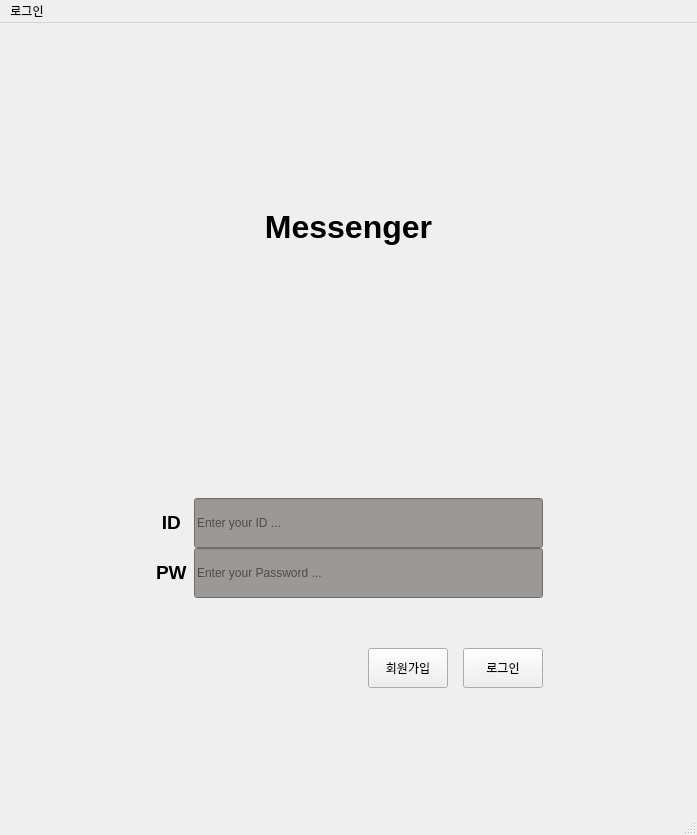
<?xml version="1.0" encoding="UTF-8"?>
<ui version="4.0">
 <class>LoginWindow</class>
 <widget class="QMainWindow" name="LoginWindow">
  <property name="geometry">
   <rect>
    <x>0</x>
    <y>0</y>
    <width>697</width>
    <height>835</height>
   </rect>
  </property>
  <property name="windowTitle">
   <string>MainWindow</string>
  </property>
  <widget class="QWidget" name="centralwidget">
   <layout class="QGridLayout" name="gridLayout_2">
    <item row="0" column="0">
     <layout class="QGridLayout" name="gridLayout_3">
      <property name="leftMargin">
       <number>120</number>
      </property>
      <property name="topMargin">
       <number>10</number>
      </property>
      <property name="rightMargin">
       <number>120</number>
      </property>
      <property name="bottomMargin">
       <number>10</number>
      </property>
      <property name="verticalSpacing">
       <number>10</number>
      </property>
      <item row="1" column="0">
       <layout class="QVBoxLayout" name="verticalLayout_4">
        <property name="leftMargin">
         <number>25</number>
        </property>
        <property name="topMargin">
         <number>25</number>
        </property>
        <property name="rightMargin">
         <number>25</number>
        </property>
        <property name="bottomMargin">
         <number>25</number>
        </property>
        <item>
         <layout class="QHBoxLayout" name="horizontalLayout_8">
          <property name="topMargin">
           <number>50</number>
          </property>
          <item>
           <widget class="QLabel" name="label_ID">
            <property name="sizePolicy">
             <sizepolicy hsizetype="Fixed" vsizetype="Fixed">
              <horstretch>0</horstretch>
              <verstretch>0</verstretch>
             </sizepolicy>
            </property>
            <property name="maximumSize">
             <size>
              <width>40</width>
              <height>16777215</height>
             </size>
            </property>
            <property name="text">
             <string>&lt;html&gt;&lt;head/&gt;&lt;body&gt;&lt;p align=&quot;center&quot;&gt;&lt;span style=&quot; font-size:14pt; font-weight:700;&quot;&gt;ID &lt;/span&gt;&lt;/p&gt;&lt;/body&gt;&lt;/html&gt;</string>
            </property>
           </widget>
          </item>
          <item>
           <widget class="QLineEdit" name="lineEdit_ID">
            <property name="sizePolicy">
             <sizepolicy hsizetype="Preferred" vsizetype="Fixed">
              <horstretch>0</horstretch>
              <verstretch>0</verstretch>
             </sizepolicy>
            </property>
            <property name="minimumSize">
             <size>
              <width>230</width>
              <height>50</height>
             </size>
            </property>
            <property name="maximumSize">
             <size>
              <width>400</width>
              <height>50</height>
             </size>
            </property>
            <property name="styleSheet">
             <string notr="true">QLineEdit {
    background-color: rgb(154, 153, 150);  /* 회색 배경 */
    color: black;                        /* 검은색 텍스트 */
}
</string>
            </property>
            <property name="placeholderText">
             <string>Enter your ID ...</string>
            </property>
           </widget>
          </item>
         </layout>
        </item>
        <item>
         <layout class="QHBoxLayout" name="horizontalLayout_6">
          <property name="topMargin">
           <number>0</number>
          </property>
          <property name="bottomMargin">
           <number>50</number>
          </property>
          <item>
           <widget class="QLabel" name="label_PW">
            <property name="sizePolicy">
             <sizepolicy hsizetype="Fixed" vsizetype="Fixed">
              <horstretch>0</horstretch>
              <verstretch>0</verstretch>
             </sizepolicy>
            </property>
            <property name="maximumSize">
             <size>
              <width>40</width>
              <height>16777215</height>
             </size>
            </property>
            <property name="text">
             <string>&lt;html&gt;&lt;head/&gt;&lt;body&gt;&lt;p align=&quot;center&quot;&gt;&lt;span style=&quot; font-size:14pt; font-weight:700;&quot;&gt;PW &lt;/span&gt;&lt;/p&gt;&lt;/body&gt;&lt;/html&gt;</string>
            </property>
           </widget>
          </item>
          <item>
           <widget class="QLineEdit" name="lineEdit_PW">
            <property name="sizePolicy">
             <sizepolicy hsizetype="Preferred" vsizetype="Preferred">
              <horstretch>0</horstretch>
              <verstretch>0</verstretch>
             </sizepolicy>
            </property>
            <property name="minimumSize">
             <size>
              <width>230</width>
              <height>50</height>
             </size>
            </property>
            <property name="maximumSize">
             <size>
              <width>400</width>
              <height>50</height>
             </size>
            </property>
            <property name="styleSheet">
             <string notr="true">QLineEdit {
    background-color: rgb(154, 153, 150);  /* 회색 배경 */
    color: black;                        /* 검은색 텍스트 */
}
</string>
            </property>
            <property name="echoMode">
             <enum>QLineEdit::EchoMode::Password</enum>
            </property>
            <property name="placeholderText">
             <string>Enter your Password ...</string>
            </property>
           </widget>
          </item>
         </layout>
        </item>
        <item>
         <layout class="QHBoxLayout" name="horizontalLayout_3">
          <item>
           <spacer name="horizontalSpacer">
            <property name="orientation">
             <enum>Qt::Orientation::Horizontal</enum>
            </property>
            <property name="sizeHint" stdset="0">
             <size>
              <width>40</width>
              <height>20</height>
             </size>
            </property>
           </spacer>
          </item>
          <item>
           <widget class="QPushButton" name="button_register">
            <property name="minimumSize">
             <size>
              <width>0</width>
              <height>40</height>
             </size>
            </property>
            <property name="text">
             <string>회원가입</string>
            </property>
           </widget>
          </item>
          <item>
           <spacer name="horizontalSpacer_2">
            <property name="orientation">
             <enum>Qt::Orientation::Horizontal</enum>
            </property>
            <property name="sizeType">
             <enum>QSizePolicy::Policy::Fixed</enum>
            </property>
            <property name="sizeHint" stdset="0">
             <size>
              <width>15</width>
              <height>2</height>
             </size>
            </property>
           </spacer>
          </item>
          <item>
           <widget class="QPushButton" name="button_login">
            <property name="minimumSize">
             <size>
              <width>0</width>
              <height>40</height>
             </size>
            </property>
            <property name="text">
             <string>로그인</string>
            </property>
           </widget>
          </item>
         </layout>
        </item>
        <item>
         <layout class="QHBoxLayout" name="horizontalLayout_9">
          <item>
           <widget class="QLabel" name="label_loginStatus">
            <property name="text">
             <string/>
            </property>
           </widget>
          </item>
         </layout>
        </item>
       </layout>
      </item>
      <item row="0" column="0">
       <layout class="QVBoxLayout" name="verticalLayout_5">
        <item>
         <widget class="QLabel" name="label">
          <property name="text">
           <string>&lt;html&gt;&lt;head/&gt;&lt;body&gt;&lt;p align=&quot;center&quot;&gt;&lt;span style=&quot; font-size:24pt; font-weight:700;&quot;&gt;Messenger&lt;/span&gt;&lt;/p&gt;&lt;/body&gt;&lt;/html&gt;</string>
          </property>
         </widget>
        </item>
       </layout>
      </item>
     </layout>
    </item>
   </layout>
  </widget>
  <widget class="QMenuBar" name="menubar">
   <property name="geometry">
    <rect>
     <x>0</x>
     <y>0</y>
     <width>697</width>
     <height>27</height>
    </rect>
   </property>
   <widget class="QMenu" name="menuLogin">
    <property name="title">
     <string>로그인</string>
    </property>
   </widget>
   <addaction name="menuLogin"/>
  </widget>
  <widget class="QStatusBar" name="statusbar"/>
 </widget>
 <resources/>
 <connections/>
</ui>
